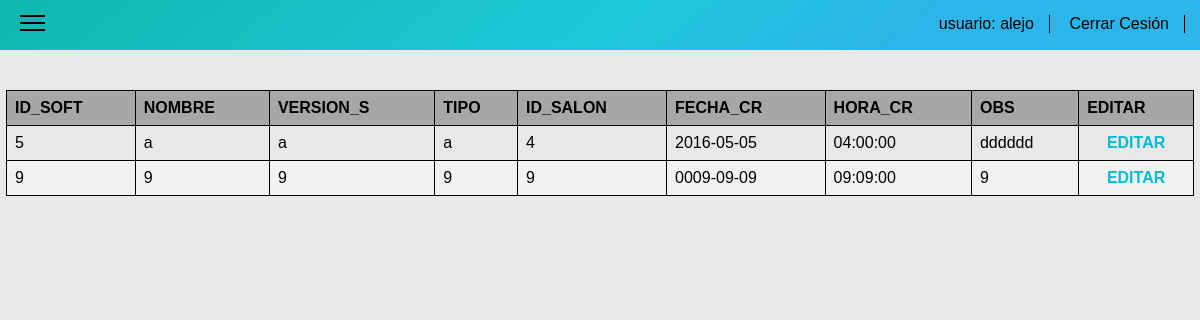
Page /index/listado_software_actualizar.php (signed in) on the committed database.
### tables this page shows
CREATE TABLE IF NOT EXISTS `list_software` (
`ID_SOFT` int(11) NOT NULL,
  `NOMBRE` varchar(50) DEFAULT NULL,
  `VERSION_S` varchar(20) DEFAULT NULL,
  `TIPO` varchar(50) DEFAULT NULL,
  `ID_SALON` int(11) NOT NULL,
  `FECHA_CR` date DEFAULT NULL,
  `HORA_CR` time DEFAULT NULL,
  `OBS` varchar(200) DEFAULT NULL
);

### index/listado_software_actualizar.php (the view, shortened to what this page needs)
<!DOCTYPE html>
<html>
<head>
  <link rel="stylesheet" type="text/css" href="../css/normalize.css">
  <link rel="stylesheet" type="text/css" href="../css/index.css">
</head>
<body>
<?php
$nom=$_SESSION['usuario'];
?>
<nav class="menu">
<ul class="ul-top">
    <li class="menu-ham" onclick="myFunction()">
      <div  class="menu-top"></div>
      <div></div>
      <div class="menu-bottom"></div>
    </li>
    <li class="li-top">
      <span class="usu"><a href="index.php">usuario: <?php echo "$nom" ?></a></span>
    </li>
    <li class="li-top" id="li-top">
      <span class=""><a href="../desconectar.php">Cerrar Cesión</a></span>
    </li>
  </ul>
</nav>
<div class="contenedor" id="contenedor">
<div class="con-table">
<?php
require("../conectar.php");
$datos = $conexion->query("SELECT * FROM list_software");
?>
<table>
  <thead>
  <th>ID_SOFT</th><th>NOMBRE</th><th>VERSION_S</th>
  <th>TIPO</th><th>ID_SALON</th><th>FECHA_CR</th>
  <th>HORA_CR</th><th>OBS</th><th>EDITAR</th>
  </thead>
  <tbody>
    <?php while($user = mysqli_fetch_array($datos)){ ?>
      <tr>
        <td><?php echo $user['ID_SOFT']; ?></td>
        <td><?php echo $user['NOMBRE']; ?></td>
        <td><?php echo $user['VERSION_S']; ?></td>
        <td><?php echo $user['TIPO']; ?></td>
        <td><?php echo $user['ID_SALON']; ?></td>
        <td><?php echo $user['FECHA_CR']; ?></td>
        <td><?php echo $user['HORA_CR']; ?></td>
        <td><?php echo $user['OBS']; ?></td>
        <td class="editar_campo">
        <a href="editar/editar-listado_software.php?ID_SOFT=<?php echo $user['ID_SOFT']; ?>"
        onclick="return confirm('desea editar este campo')">EDITAR</a>
        </td>
      </tr>
    <?php } ?>
  </tbody>
</table>
</div>
</div>
</body>
</html>

### css/index.css (style rules this page uses)
.menu { position: absolute; width: 100%; background:linear-gradient(141deg, #0fb8ad 0%, #1fc8db 51%, #2cb5e8 75%); height: 50px; z-index: 1; }
.ul-top { list-style-type: none; margin: 0; padding: 0; text-align: right; }
.li-top { display: inline-block; margin-right: 15px; height: 50px; }
.li-top span { display: inline-block; margin-top: 15px; border-right: 1px solid; padding-right: 10px; }
.li-top span a { text-decoration: none; color: black ; margin-right: 5px; }
.menu-ham { position: absolute; margin-left: 20px; width: 25px; margin-top: 10px; cursor:pointer; }
.menu-ham div { display: block; background-color: black; width: 25px; height: 2px; margin-top: 5px; }
.contenedor { width: 100%; height: 100%; background-color: #E8E8E8; position: absolute; transition: all 0.5s ease-out; -webkit-transition: all 0.5s ease-out; -moz-transition: all 0.5s ease-out; overflow-y: scroll; }
.con-table { overflow-x:auto; margin-top: 90px }
table { border-collapse: collapse; width: 99%; margin-left: 6px; }
table, td, th { border: 1px solid black; text-align: left; }
th { background-color: rgba(68, 68, 68, 0.4); }
th, td { text-align: left; padding: 8px; }
tr:nth-child(even) { background-color: #f2f2f2 }
table a { text-decoration: none; color: #00BCD4; font-weight: bold; }
.eliminar_campo,.editar_campo { text-align: center }

### rows in the picture
list_software: ID_SOFT "5", NOMBRE "a", VERSION_S "a", TIPO "a", ID_SALON "4", FECHA_CR "2016-05-05", HORA_CR "04:00:00", OBS "dddddd"
list_software: ID_SOFT "9", NOMBRE "9", VERSION_S "9", TIPO "9", ID_SALON "9", FECHA_CR "0009-09-09", HORA_CR "09:09:00", OBS "9"

### other values in the picture
$nom "alejo"
